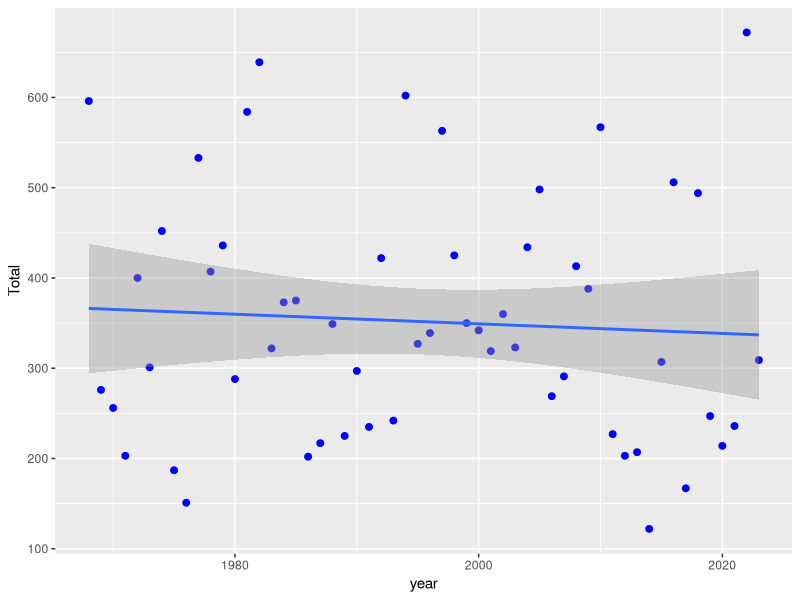
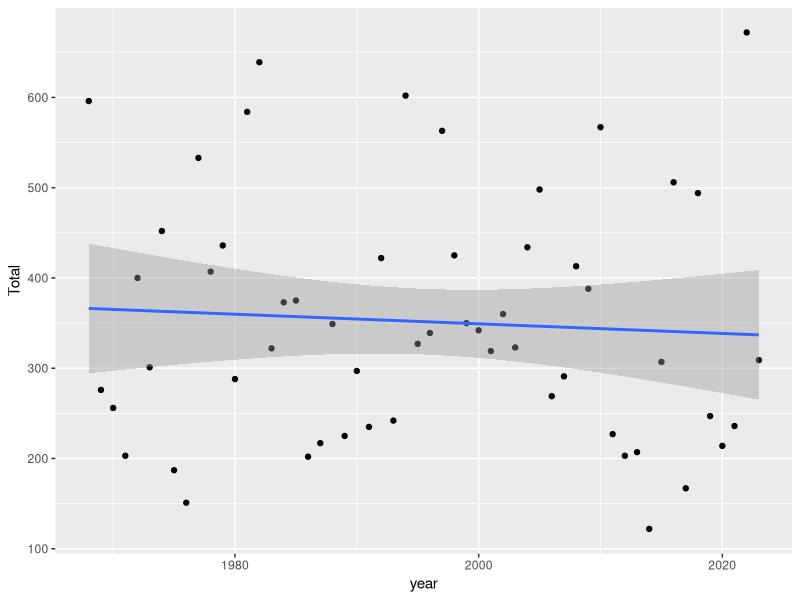

Write the R code that produced these figures, in order.
# Explore snowfall in Bear Valley
# Econ 42, Spring 2024
# Prof Michael Kevane

# load packages
# install.packages("XML")
  library(XML)
  library(tidyverse)

# Set the working directory where the csv file as 
  setwd("/Users/elaine/Desktop/SCU Freshman/ECON42/lab_1")

# Read a simple table off a website
  snow <- read.csv("bear_valley_snowfall_2024.csv")

  # create a variable for year
  snow <- snow %>%  mutate(year=row_number()+1967)

# Has snowfall declined over time? 
  snow  %>%  ggplot(aes(x=year, y=Total)) + geom_point(size=2,col="blue") + geom_smooth(method="lm")
  # A regression - the equation of the best fit line
  lm(Total~year, data=snow)
  # A scatter plot with best fit line
  snow  %>%  ggplot(aes(x=year, y=Total)) + geom_point() + geom_smooth(method="lm") 
  # Can we improve the scatter plot?
  
# What other statistics and visualizations can we do?
  # A regression with statistics
  summary(lm(Total~year, data=snow))
